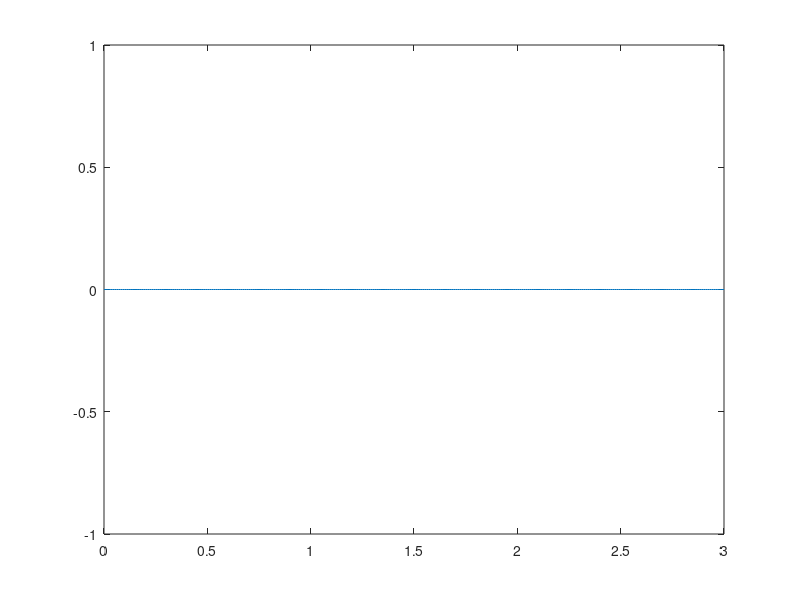

Source code (MATLAB):
% Exercise3 / Laboratory 7

[x, y] = ginput(10);
x = x * 3;
y = y * 5;

t = 0:0.01:3;
i = polyfit(x, y, 2);
iv = polyval(i, t);

plot(t, iv, x, y, "*");
